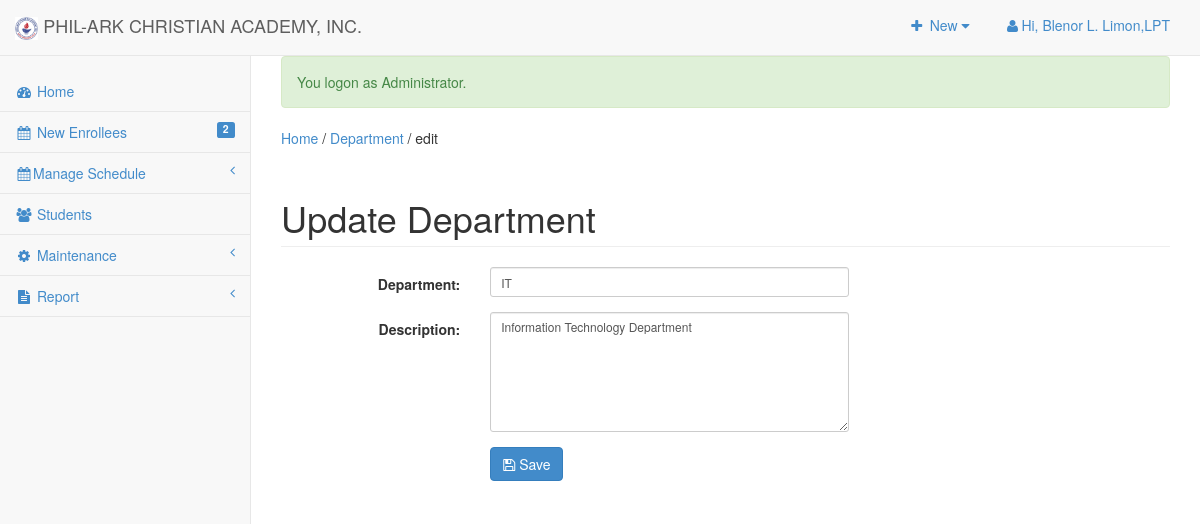
The app's page /admin/department/index.php?view=edit&id=33 (signed in) with its own data.
### tables this page shows
CREATE TABLE `tblsitesettings` (
  `ID` int(11) NOT NULL,
  `Type` varchar(90) NOT NULL,
  `Description` text NOT NULL
);

CREATE TABLE `department` (
  `DEPT_ID` int(11) NOT NULL AUTO_INCREMENT,
  `DEPARTMENT_NAME` varchar(30) NOT NULL,
  `DEPARTMENT_DESC` varchar(50) NOT NULL,
  PRIMARY KEY (`DEPT_ID`)
);

### include/database.php (called while the page is built, shortened)
<?php
class Database {
	var $sql_string = '';
	public $conn;
	public function open_connection() {
		$this->conn = mysqli_connect(server,user,pass);
		if(!$this->conn){
			echo "Problem in database connection! Contact administrator!";
			exit();
		}else{
			$db_select = mysqli_select_db($this->conn,database_name);
		}
	}
	function setQuery($sql='') {
		$this->sql_string=$sql;
	}
	function executeQuery() {
		$result = mysqli_query($this->conn,$this->sql_string);
		return $result;
	}
	private function confirm_query($result) {
		return $result;
	}
	function loadSingleResult() {
		$cur = $this->executeQuery();
		while ($row = mysqli_fetch_object($cur)) {
		return $data = $row;
		}
	}
	public function num_rows($cur) {
		$cur = $this->executeQuery();
		return mysqli_num_rows($cur);
	}
}
     $mydb = new Database();
?>

### admin/department/index.php (called while the page is built, shortened)
<?php
require_once ("../theme/templates.php");
?>

### include/departments.php (called while the page is built, shortened)
<?php
require_once(LIB_PATH.DS.'database.php');
class Department {
	protected static  $tblname = "department";
	function single_departments($id=""){
			global $mydb;
			$mydb->setQuery("SELECT * FROM ".self::$tblname."
				Where DEPT_ID= '{$id}' LIMIT 1");
			$cur = $mydb->loadSingleResult();
			return $cur;
	}
}
?>

### admin/department/edit.php (the view, shortened to what this page needs)
<?php
  @$dept_id = $_GET['id'];
  $dept = New Department();
  $singledepartment = $dept->single_departments($dept_id);
?>
 <form class="form-horizontal span6" action="controller.php?action=edit" method="POST">
  <div class="row">
         <div class="col-lg-12">
            <h1 class="page-header">Update Department</h1>
          </div>
       </div>
                  <div class="form-group">
                    <div class="col-md-8">
                      <label class="col-md-4 control-label" for=
                      "DEPARTMENT_NAME">Department:</label>
                      <div class="col-md-8">
                         <input class="form-control input-sm" id="DEPARTMENT_NAME" name="DEPARTMENT_NAME" placeholder=
                            "Department Name" type="text" value="<?php echo $singledepartment->DEPARTMENT_NAME; ?>">
                      </div>
                    </div>
                  </div>
                  <div class="form-group">
                    <div class="col-md-8">
                      <label class="col-md-4 control-label" for=
                      "DESCRIPTION">Description:</label>
                      <div class="col-md-8">
                        <textarea class="form-control input-sm" id="DESCRIPTION" name="DESCRIPTION" placeholder=
                    "Description" type="text" rows="6"><?php echo $singledepartment->DEPARTMENT_DESC; ?></textarea>
                        </div>
                    </div>
                  </div>
             <div class="form-group">
                    <div class="col-md-8">
                      <label class="col-md-4 control-label" for=
                      "idno"></label>
                      <div class="col-md-8">
                         <button class="btn btn-primary " name="save" type="submit" ><span class="fa fa-save fw-fa"></span> Save</button>
                      </div>
                    </div>
                  </div>
        </form>
        </div>

### include/function.php (shortened to what this page needs)
<?php
  function SiteTitle()
	{
		global $mydb;
		$title='';
		$sql = "SELECT * FROM `tblsitesettings` WHERE `Type`='SiteTitle'";
		$mydb->setQuery($sql);
		$maxrow=$mydb->num_rows($mydb->executeQuery());
		if($maxrow > 0){
			$site = $mydb->loadSingleResult();
			echo $title = $site->Description;
		}else{
			echo $title = '';
		}
		return $title;
	}
?>

### admin/css/sb-admin-2.css (style rules this page uses)
body { background-color: #f8f8f8; }

### records on screen
tblsitesettings: Description "PHIL-ARK CHRISTIAN ACADEMY, INC."
department: DEPARTMENT_NAME "IT", DESCRIPTION "Information Technology Department"

### other values on screen
$_SESSION['ACCOUNT_NAME'] "Blenor L. Limon,LPT"
$enrollees->enrollees "2"
$_SESSION['message'] "You logon as Administrator."
$title "Department"
$header "edit"
